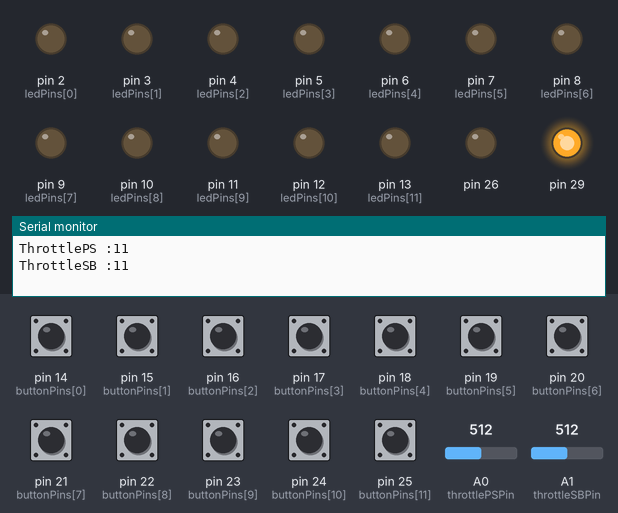
Bench run of a sketch on a simulated Arduino Mega 2560, built with avr-gcc and run on an emulated ATmega2560. Shown: output pins drawn as LEDs (lit = HIGH), the last lines printed to the serial monitor. The inputs (shaded band) are chosen by the test bench; at power-on: pin 14 (buttonPins[0]), pin 15 (buttonPins[1]), pin 16 (buttonPins[2]), pin 17 (buttonPins[3]), pin 18 (buttonPins[4]), pin 19 (buttonPins[5]), pin 20 (buttonPins[6]), pin 21 (buttonPins[7]), pin 22 (buttonPins[8]), pin 23 (buttonPins[9]), pin 24 (buttonPins[10]), pin 25 (buttonPins[11]) HIGH, A0 (throttlePSPin) = 512, A1 (throttleSBPin) = 512.

Above: at 1.2 s.
1.3 s: pin 14 (buttonPins[0]) pulled LOW for 0.15 s
At 2.2 s:
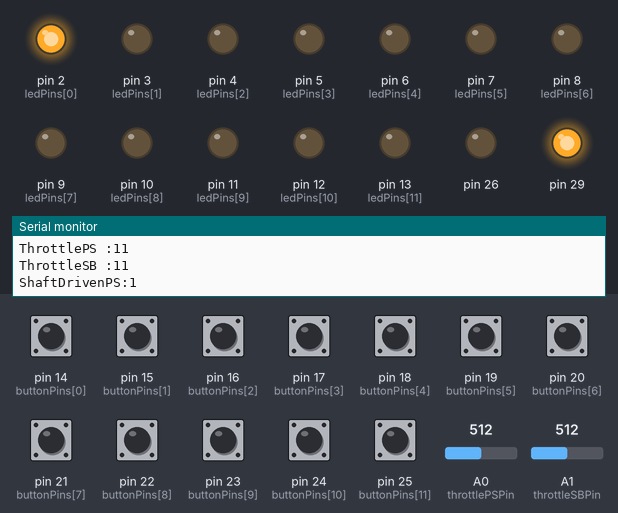
2.9 s: pin 15 (buttonPins[1]) pulled LOW for 0.15 s
At 3.5 s:
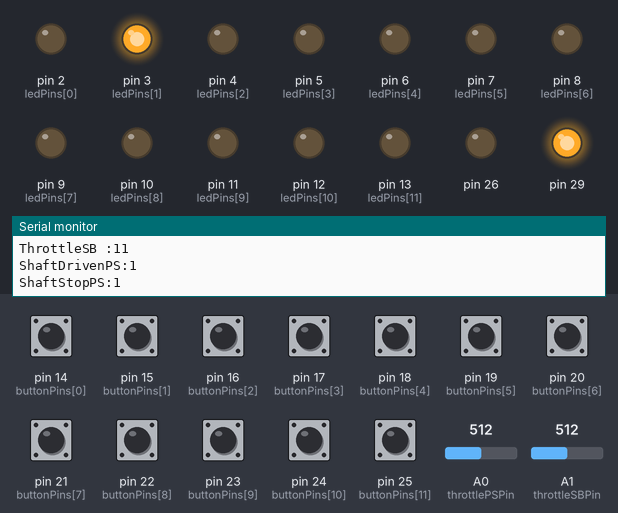
4.5 s: pin 16 (buttonPins[2]) pulled LOW for 0.15 s
At 5.7 s:
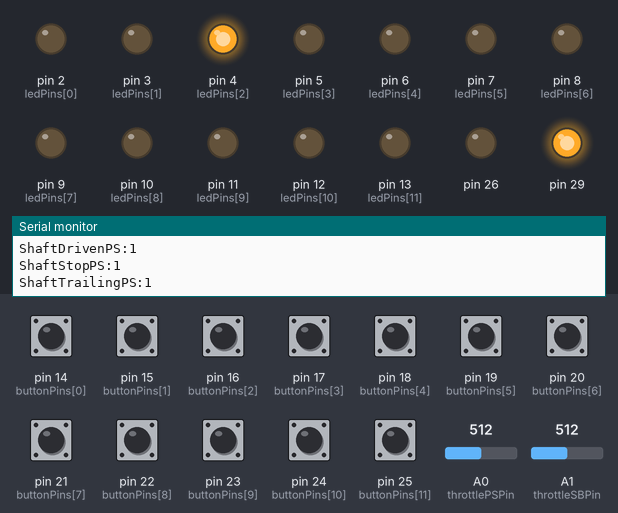
6.1 s: pin 17 (buttonPins[3]) pulled LOW for 0.15 s
At 7.1 s:
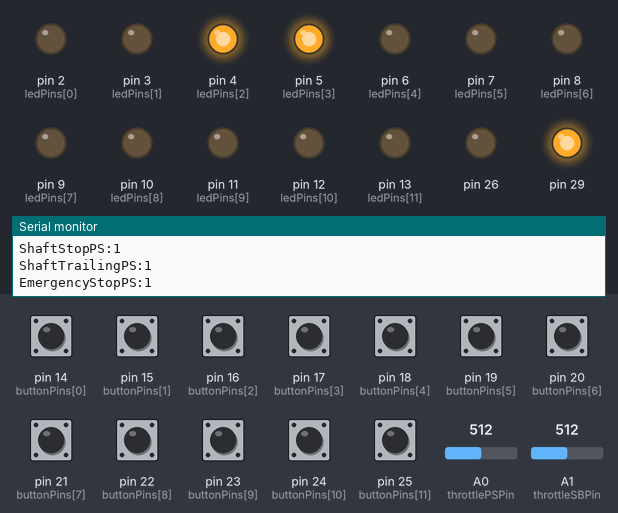
7.7 s: pin 18 (buttonPins[4]) pulled LOW for 0.15 s
At 8.4 s:
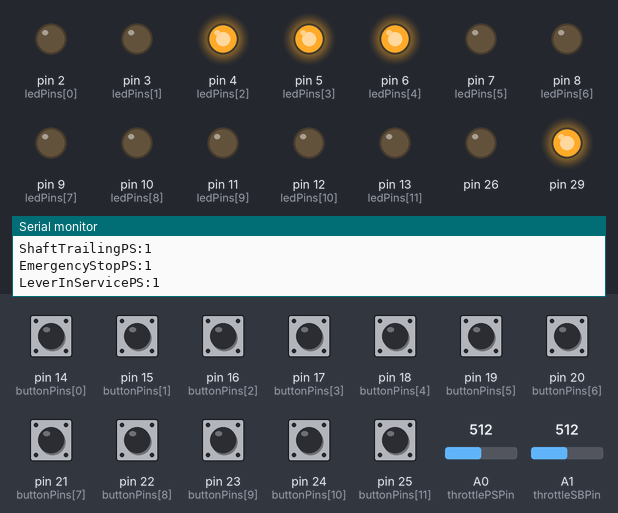
9.3 s: pin 19 (buttonPins[5]) pulled LOW for 0.15 s
At 9.6 s:
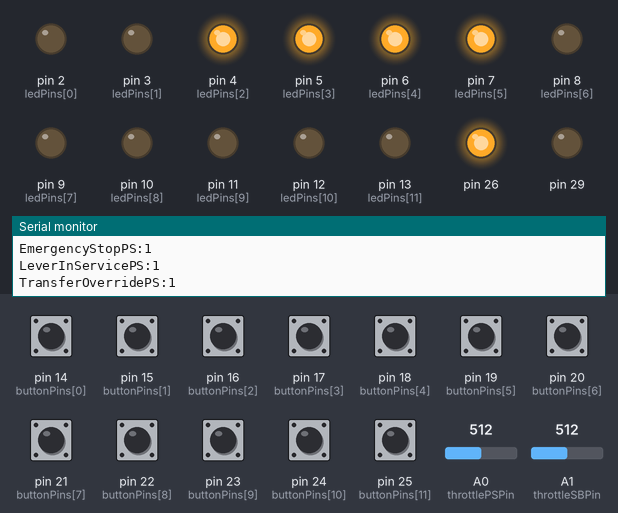
Timing chart, 0 to 11.9 s (numbered marks = the images above; inputs shaded):
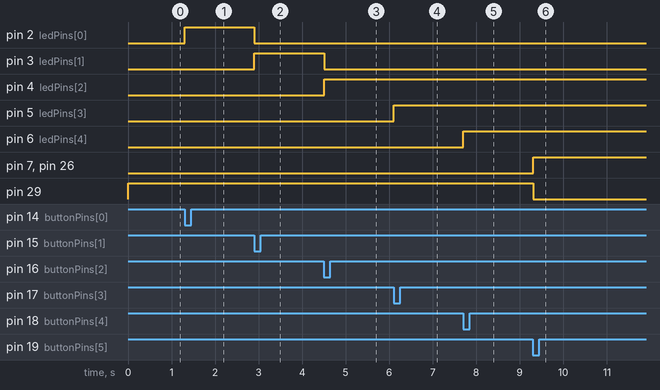

The sketch:

Throttle_PCS.ino
```cpp
// Throttle
const int throttlePSPin = A0;
int throttlePSValue = 0;
int throttlePSPosition = 0;

const int throttleSBPin = A1;
int throttleSBValue = 0;
int throttleSBPosition = 0;

int lastThrottlePS = -1;
int lastThrottleSB = -1;

bool remoteOverridePS = false;
bool remoteOverrideSB = false;

unsigned long throttleInterval = 500;
unsigned long buttonInterval = 50;
unsigned long serialInterval = 10;

unsigned long lastThrottleTime = 0;
unsigned long lastButtonTime = 0;
unsigned long lastSerialTime = 0;

// Button
const int buttonPins[12] = {14, 15, 16, 17, 18, 19, 20, 21, 22, 23, 24, 25};
const int ledPins[12] = {2, 3, 4, 5, 6, 7, 8, 9, 10, 11, 12, 13};
String buttonNames[12] = {
  "ShaftDrivenPS", "ShaftStopPS", "ShaftTrailingPS",
  "EmergencyStopPS", "LeverInServicePS", "TransferOverridePS",
  "EmergencyStopSB", "LeverInServiceSB", "TransferOverrideSB",
  "ShaftDrivenSB", "ShaftStopSB", "ShaftTrailingSB"
};

bool lastState[12] = {HIGH};
bool toggleState[12] = {false};

String inputString = "";
boolean stringComplete = false;

enum ControlSource {SOURCE_NONE, SOURCE_BUTTON, SOURCE_REMOTE};
ControlSource lastSourcePS = SOURCE_NONE;
ControlSource lastSourceSB = SOURCE_NONE;

void setup() {
    Serial.begin(9600);

    for (int i = 0; i < 12; i++) {
    pinMode(buttonPins[i], INPUT_PULLUP);
    pinMode(ledPins[i], OUTPUT);
    digitalWrite(ledPins[i], LOW);
    }
    inputString.reserve(50);

    pinMode(4, OUTPUT);
    pinMode(9, OUTPUT);
    digitalWrite(4, LOW);
    digitalWrite(9, LOW);

    pinMode(26, OUTPUT);
    pinMode(29, OUTPUT);
    digitalWrite(26, LOW);
    digitalWrite(29, LOW);

    pinMode(27, OUTPUT);
    pinMode(28, OUTPUT);
    digitalWrite(27, LOW);
    digitalWrite(28, LOW);

}

void loop() {
  unsigned long currentMillis = millis();

  // Throttle
  if (currentMillis - lastThrottleTime >= throttleInterval) {
    lastThrottleTime = currentMillis;

    throttlePSValue    = analogRead(throttlePSPin);
    throttlePSValue    = constrain(throttlePSValue, 0, 1023);
    throttlePSPosition = map(throttlePSValue, 0, 1023, 22, 0);

    if (throttlePSPosition != lastThrottlePS) {
    Serial.print("ThrottlePS :");
    Serial.print(throttlePSPosition);
    lastThrottlePS = throttlePSPosition;
    Serial.print('\n');
   }
    throttleSBValue    = analogRead(throttleSBPin);
    throttleSBValue    = constrain(throttleSBValue, 0, 1023);
    throttleSBPosition = map(throttleSBValue, 0, 1023, 22, 0);

    if (throttleSBPosition != lastThrottleSB) {
    Serial.print("ThrottleSB :");
    Serial.print(throttleSBPosition);
    lastThrottleSB = throttleSBPosition;
    Serial.print('\n');
   }
  }

  // Button
    if (currentMillis - lastButtonTime >= buttonInterval) {
      lastButtonTime = currentMillis;

      for (int i = 0; i < 12; i++) {
      bool currentState = digitalRead(buttonPins[i]);

      if (lastState[i] == HIGH && currentState == LOW) {
        toggleState[i] = !toggleState[i];
        digitalWrite(ledPins[i], toggleState[i] ? HIGH : LOW);

        Serial.print(buttonNames[i]);
        Serial.print(":");
        Serial.println(toggleState[i] ? "1" : "0");
        Serial.print('\n');
      }
 // Button shaft driven dan shaft stop PS
      if (i == 0 && toggleState[0]) {     //shaft driven
        toggleState[1] = false;           // shaft stop
        digitalWrite(ledPins[1], LOW);
      }
      if (i == 1 && toggleState[1]) {
        toggleState[0] = false;
        digitalWrite(ledPins[0], LOW);
      }

      if (i == 2 && toggleState[2]) {
        toggleState[1] = false;
        digitalWrite(ledPins[1], LOW);
      }
      if (i == 1 && toggleState[1]) {
        toggleState[2] = false;
        digitalWrite(ledPins[2], LOW);
      }

 // Button shaft driven dan shaft stop SB
      if (i == 9 && toggleState[9]) {
        toggleState[10] = false;
        digitalWrite(ledPins[10], LOW);
      }
      if (i == 10 && toggleState[10]) {
        toggleState[9] = false;
        digitalWrite(ledPins[9], LOW);
      }

      if (i == 11 && toggleState[11]) {
        toggleState[10] = false;
        digitalWrite(ledPins[10], LOW);
      }
      if (i == 10 && toggleState[10]) {
        toggleState[11] = false;
        digitalWrite(ledPins[11], LOW);
      }
        lastState[i] = currentState;
      }
    }

// Astern dan Ahead
    if (toggleState[5]) {
      digitalWrite(26, HIGH);
      digitalWrite(29, LOW);
      lastSourcePS = SOURCE_BUTTON;
    } else if (remoteOverridePS) {
      lastSourcePS = SOURCE_REMOTE;
    } else {
      digitalWrite(26, LOW);
      digitalWrite(29, HIGH);
    }

    if (toggleState[8]) {
      digitalWrite(27, HIGH);
      digitalWrite(28, LOW);
      lastSourceSB = SOURCE_BUTTON;
    } else if (remoteOverrideSB) {
      lastSourceSB = SOURCE_REMOTE;
    } else {
      digitalWrite(27, LOW);
      digitalWrite(28, HIGH);
    }


    if (currentMillis - lastSerialTime >= serialInterval) {
      lastSerialTime = currentMillis;

      if (stringComplete) {
      stringComplete = false;

      inputString.trim();

      if (inputString == "LeverInServicePS:1") {
        digitalWrite(6, HIGH);
      }
      else if (inputString == "LeverInServicePS:0") {
        digitalWrite(6, LOW);
      }

      if (inputString == "LeverInServiceSB:1") {
        digitalWrite(9, HIGH);
      }
      else if (inputString == "LeverInServiceSB:0") {
        digitalWrite(9, LOW);
      }

      if (inputString == "AheadPS:1") {
        remoteOverridePS = true;
        if (lastSourcePS != SOURCE_BUTTON) {
          digitalWrite(29, HIGH);
          digitalWrite(26, LOW);
        }
      } else if (inputString == "AsternPS:1") {
        remoteOverridePS = true;
        if (lastSourcePS != SOURCE_BUTTON) {
          digitalWrite(26, HIGH);
          digitalWrite(29, LOW);
        }
      } else if (inputString == "AheadPS:0" || inputString == "AsternPS:0") {
        remoteOverridePS = false;
      }

      if (inputString == "AheadSB:1") {
        remoteOverrideSB = true;
        if (lastSourceSB != SOURCE_BUTTON) {
          digitalWrite(28, HIGH);
          digitalWrite(27, LOW);
        }
      } else if (inputString == "AsternSB:1") {
        remoteOverrideSB = true;
        if (lastSourceSB != SOURCE_BUTTON) {
          digitalWrite(27, HIGH);
          digitalWrite(28, LOW);
        }
      } else if (inputString == "AheadSB:0" || inputString == "AsternSB:0") {
        remoteOverrideSB = false;
      }
      inputString = "";
    }
  }
}

void serialEvent() {
  while (Serial.available()) {
    char inChar = (char)Serial.read();
    inputString += inChar;
    if (inChar == '\n') {
      stringComplete = true;
    }
  }
}
```

Measured:
- after the input at 1.3 s, pin 2 (ledPins[0]): LOW → HIGH at once
- after the input at 2.9 s, pin 2 (ledPins[0]): HIGH → LOW at once; pin 3 (ledPins[1]): LOW → HIGH at once
- after the input at 4.5 s, pin 3 (ledPins[1]): HIGH → LOW at once; pin 4 (ledPins[2]): LOW → HIGH at once
- after the input at 6.1 s, pin 5 (ledPins[3]): LOW → HIGH at once
- after the input at 7.7 s, pin 6 (ledPins[4]): LOW → HIGH at once
- after the input at 9.3 s, pin 7 (ledPins[5]), pin 26: LOW → HIGH at once; pin 29: HIGH → LOW at once
